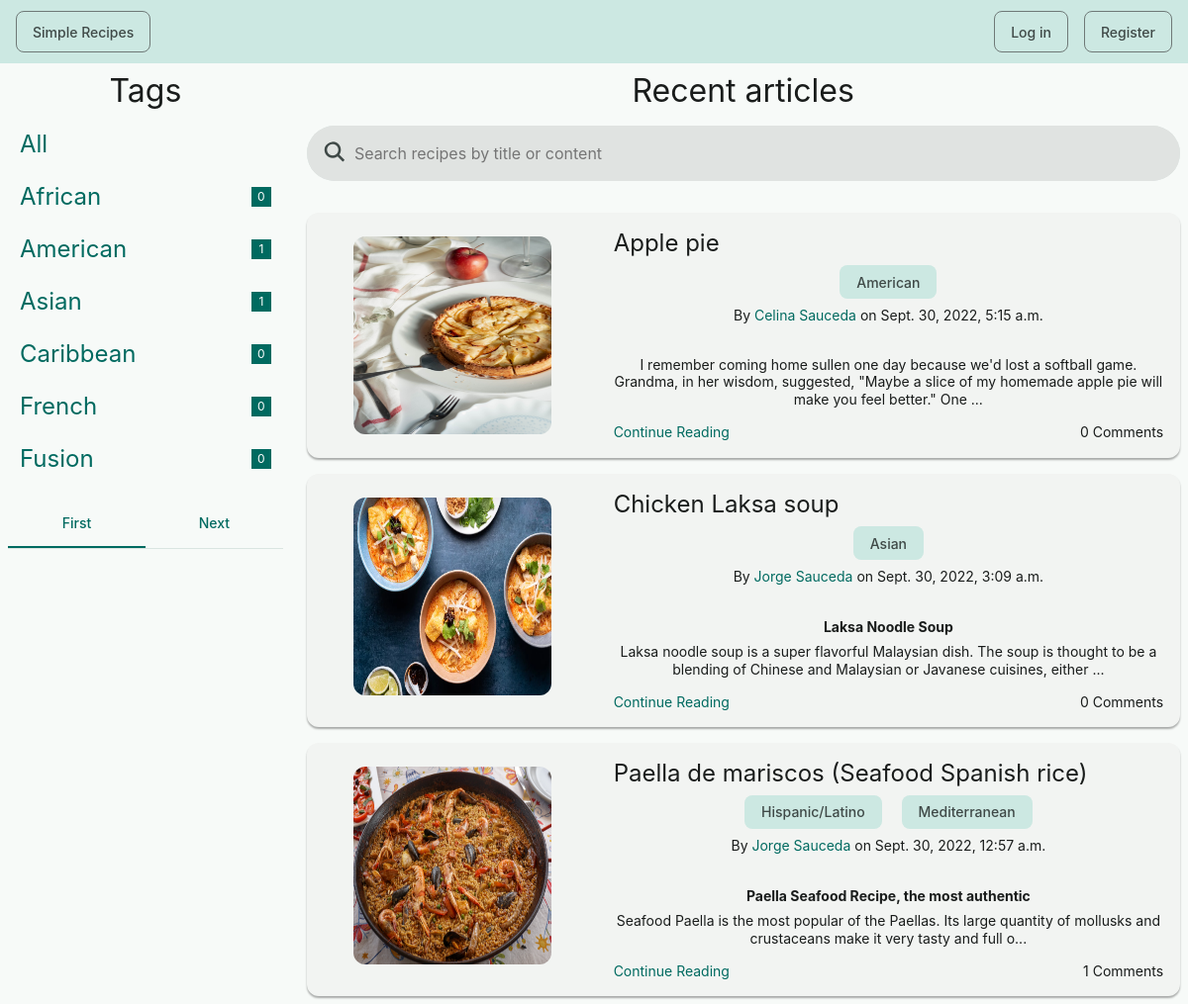
The app's page /, older data.
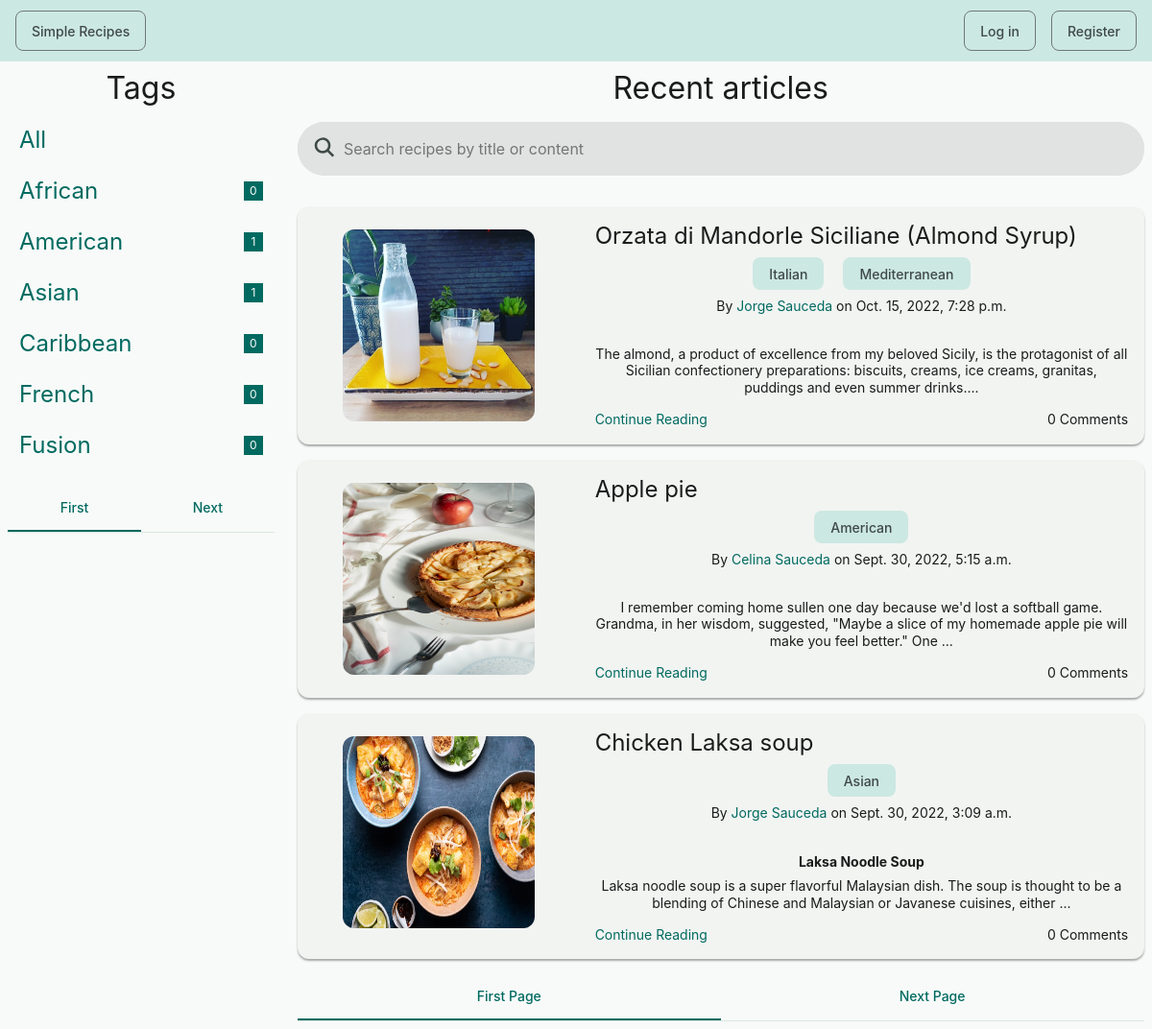
The same page, newer data.
### simple_recipes/models.py (models this page shows, shortened)
class Category(models.Model):
    name = models.CharField(max_length=20)
    class Meta:
        ordering = ['name']
    def __str__(self):
        return self.name

class Article(models.Model):
    author = models.ForeignKey(Profile, on_delete=models.CASCADE)
    body = models.TextField(null=True)
    categories = models.ManyToManyField(Category,
                                        related_name='categoryOf',
                                        blank=True)
    date = models.DateTimeField(auto_now=True)
    title = models.CharField(max_length=50)
    class Meta:
        ordering = ['-date']
    def abstract(self):
        return str(self.body)[0:200] + "..."

class ArticlePicture(models.Model):
    article = models.ForeignKey(Article,
                                related_name='pictureOf',
                                on_delete=models.CASCADE)
    image = models.ImageField(null=False, blank=False)

class Profile(models.Model):
    avatar = models.ImageField(null=True, blank=True)
    bio = models.CharField(max_length=200, blank=True)
    date_joined = models.DateTimeField(auto_now_add=True)
    location = models.CharField(max_length=50, blank=True)
    name = models.CharField(max_length=50, blank=True)
    user = models.ForeignKey(User, on_delete=models.CASCADE)
    def __str__(self):
        return self.name

### simple_recipes/views.py (the view)
# urls.py: 2. Add a URL to urlpatterns:  path('', views.home, name='home')
def home(request):
    q = ''
    if request.GET.get('q') != None:
        q = request.GET.get('q')
    cat = ''
    if request.GET.get('cat') != None:
        cat = request.GET.get('cat')
    if not cat in [None, '']:
        articles = Article.objects.filter(Q(categories__name=cat))
    else:
        articles = Article.objects.filter(
            Q(title__icontains=q) | Q(body__icontains=q))  #.distinct()
    art_paginator = Paginator(articles, 3)
    art_pages = art_paginator.num_pages
    art_range = range(1, art_pages + 1)
    art_page_n = 1
    if not request.GET.get('art_page') in [None, '']:
        art_page_n = request.GET.get('art_page')
    try:
        art_page = art_paginator.page(art_page_n)
    except EmptyPage:
        art_page = art_paginator.page(1)
        art_page_n = 1
    article_pictures = ArticlePicture.objects.filter(article__in=art_page)
    categories = Category.objects.all()
    cat_paginator = Paginator(categories, 6)
    num_pages = cat_paginator.num_pages
    num_range = range(1, num_pages + 1)
    page_n = 1
    if not request.GET.get('cat_page') in [None, '']:
        page_n = request.GET.get('cat_page')
    try:
        cat_page = cat_paginator.page(page_n)
    except EmptyPage:
        cat_page = cat_paginator.page(1)
        page_n = 1
    context = {
        'articles': art_page,
        'art_range': art_range,
        'art_pages': art_pages,
        'art_page_n': art_page_n,
        'article_pictures': article_pictures,
        'categories': cat_page,
        'cat_range': num_range,
        'num_pages': num_pages,
        'page_n': page_n,
        'q': q,
    }
    return render(request, 'simple_recipes/index.html', context)

### simple_recipes/templates/simple_recipes/index.html
{% extends 'main.html' %}
{% block content %}
<div class="grid medium-space">
  <div class="s12 m3 l3">
    {% include 'simple_recipes/categories_component.html' %}
  </div>
  <div class="s12 m9 l9">
    {% include 'simple_recipes/articles_component.html' %}
  </div>
</div>
{% endblock %}

### simple_recipes/templates/simple_recipes/categories_component.html
{% block content %}
<h4 class="center-align">Tags</h4>
<div class="s12 m3 l3">
  <a class="row wave" href="{% url 'home' %}">
    <h6 class="link max">All</h6>
  </a>
  {% for category in categories %}
    <a class="row wave" href="{% url 'home' %}?cat={{category.name}}">
      <h6 class="link max">{{ category }}</h6>
      <span class="badge primary square none">
        {{category.categoryOf.all.count}}
      </span>
    </a>
  {% endfor %}
</div>
<div class="tabs">
  {% if num_pages > 1 %}
    {% if categories.has_previous %}
      <a
        class="link"
        href="{% url 'home' %}?cat_page={{categories.previous_page_number}}"
      >
        Previous
      </a>
    {% else %}
      <a class="link active" aria-disabled>First</a>
    {% endif %}
    {% if categories.has_next %}
      <a
        class="link"
        href="{% url 'home' %}?cat_page={{categories.next_page_number}}"
      >
        Next
      </a>
    {% else %}
      <a class="link active" aria-disabled>Last</a>
    {% endif %}
  {% endif %}
</div>
{% endblock content %}

### simple_recipes/templates/simple_recipes/articles_component.html (shortened to what this page needs)
{% load static %}
{% block content %}
<h4 class="center-align">Recent articles</h4>
<form action="" class="uk-search" data-uk-search>
  <div class="field large prefix round fill">
    <i class="fa-solid fa-magnifying-glass"></i>
    <input
      name="q"
      placeholder="Search recipes by title or content"
      type="search"
    />
  </div>
</form>
<div class="no-margin">
  {% for article in articles %}
    <article class="no-padding">
      <div class ="grid no-space">
        <div class="s4">
          <a class="center-align middle-align" href="{% url 'read-article' article.id %}">
            {% if article.pictureOf.all.count > 0 %}
              <img
                style="margin-top: 1.5rem; margin-bottom: 1.5rem"
                width="200"
                height="200"
                src="{% static article.pictureOf.all.first.image.url %}"
                alt="Recipe picture"
              >
            {% else %}
              <div class="link absolute top left right padding">
                <h6>{{ article.title }}</h6>
              </div>
            {% endif %}
          </a>
        </div>
        <div class="s8">
          <div class="padding">
            {% if article.pictureOf.all.count > 0 %}
              <h6>{{ article.title }}</h6>
            {% endif %}
            <p class="left">
              {% for category in article.categories.all %}
                <a class="chip fill" href="{% url 'home' %}?cat={{category.name}}">{{category.name}}</a>
              {% endfor %}
            </p>
            <p>
              By <a class="link" href="{% url 'user-profile' article.author.user.id %}">
                {{article.author}}
              </a> on {{article.date}}
            </p>
            <div class="small-space"></div>
            <p class="large-line">
              {% autoescape off %}{{ article.abstract }}{% endautoescape %}
            </p>
            <nav>
              <a class="link" href="{% url 'read-article' article.id %}">Continue Reading</a>
              <span>{{article.commentOf.all.count}} Comments</span>
            </nav>
          </div>
        </div>
      </div>
    </article>
  {% endfor %}
</div>
{% if art_pages > 1 %}
  <div class="tabs">
    {% if articles.has_previous %}
      <a
        class="link"
        href="{% url 'home' %}?art_page={{articles.previous_page_number}}"
      >
        Previous Page
      </a>
    {% else %}
      <a class="link active" aria-disabled>First Page</a>
    {% endif %}
    {% if articles.has_next %}
      <a
        class="link"
        href="{% url 'home' %}?art_page={{articles.next_page_number}}"
      >
        Next Page
      </a>
    {% else %}
      <a class="link active" aria-disabled>Last Page</a>
    {% endif %}
  </div>
{% endif %}
{% endblock content %}

Row changes from the older to the newer data that the page shows:
no longer on this page (row unchanged): Article: id.image (picture), title "Paella de mariscos (Seafood Spanish rice)", author "Jorge Sauceda", date "Sept. 30, 2022, 12:57 a.m.", abstract "Paella Seafood Recipe, the most authentic Seafood Paella is the most popular of the Paellas. Its large quantity of mollusks and crustaceans make it very tasty and full o...", commentOf.all.count "1", Category (name "Mediterranean")
no longer on this page (row unchanged): Category: name "Hispanic/Latino", shown under "Paella de mariscos (Seafood Spanish rice)"
added Article: id.image (picture), title "Orzata di Mandorle Siciliane (Almond Syrup)", author "Jorge Sauceda", date "Oct. 15, 2022, 7:28 p.m.", abstract "The almond, a product of excellence from my beloved Sicily, is the protagonist of all Sicilian confectionery preparations: biscuits, creams, ice creams, granitas, puddings and even summer drinks....", commentOf.all.count "0", Category (name "Mediterranean")
now on this page (row unchanged): Category: name "Italian", shown under "Orzata di Mandorle Siciliane (Almond Syrup)"
Text that changed along with them:
text now shown: "First Page Next Page"
